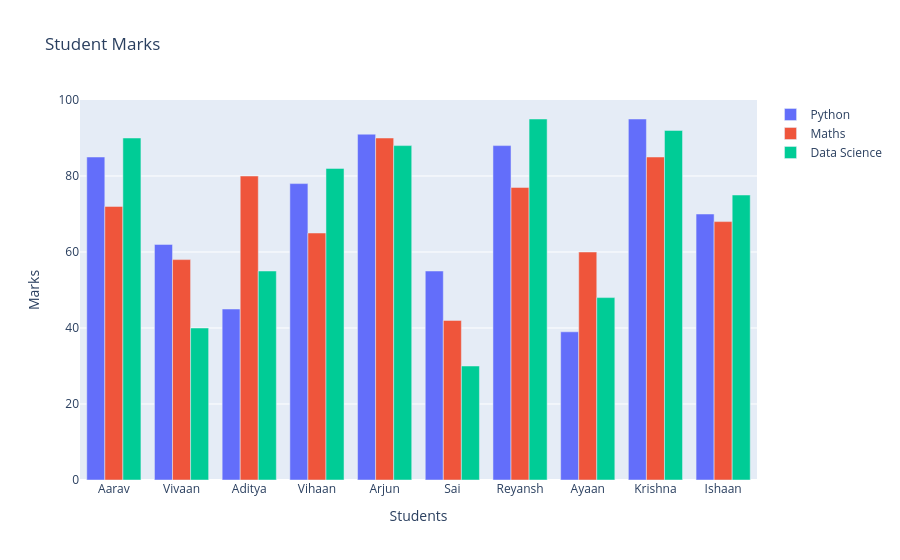

Notebook source saved alongside this figure:
### Code cell
# Create marks for 10 students in

# Python

# Mathematics

# Data Science

# Represent the comparison visually.

students = ["Aarav", "Vivaan", "Aditya", "Vihaan", "Arjun", "Sai", "Reyansh", "Ayaan", "Krishna", "Ishaan"]

python_marks = [85, 62, 45, 78, 91, 55, 88, 39, 95, 70]
mathematics_marks = [72, 58, 80, 65, 90, 42, 77, 60, 85, 68]
data_science_marks = [90, 40, 55, 82, 88, 30, 95, 48, 92, 75]

fig= go.Figure(data=[
    go.Bar(x=students, y= python_marks, name="Python"),
    go.Bar(x=students, y= mathematics_marks, name="Maths"),
    go.Bar(x=students, y= data_science_marks, name="Data Science")

])

fig.update_layout(title= "Student Marks", xaxis_title= "Students",yaxis_title= "Marks")

fig.show()

### Figure 1 — Plotly figure (JSON) as saved in the notebook; plotly's stock layout.template omitted (floating-point values rounded to 4 significant figures)
{"data": [{"name": "Python", "type": "bar", "x": ["Aarav", "Vivaan", "Aditya", "Vihaan", "Arjun", "Sai", "Reyansh", "Ayaan", "Krishna", "Ishaan"], "y": [85, 62, 45, 78, 91, 55, 88, 39, 95, 70]}, {"name": "Maths", "type": "bar", "x": ["Aarav", "Vivaan", "Aditya", "Vihaan", "Arjun", "Sai", "Reyansh", "Ayaan", "Krishna", "Ishaan"], "y": [72, 58, 80, 65, 90, 42, 77, 60, 85, 68]}, {"name": "Data Science", "type": "bar", "x": ["Aarav", "Vivaan", "Aditya", "Vihaan", "Arjun", "Sai", "Reyansh", "Ayaan", "Krishna", "Ishaan"], "y": [90, 40, 55, 82, 88, 30, 95, 48, 92, 75]}], "layout": {"title": {"text": "Student Marks"}, "xaxis": {"title": {"text": "Students"}}, "yaxis": {"title": {"text": "Marks"}}}}
